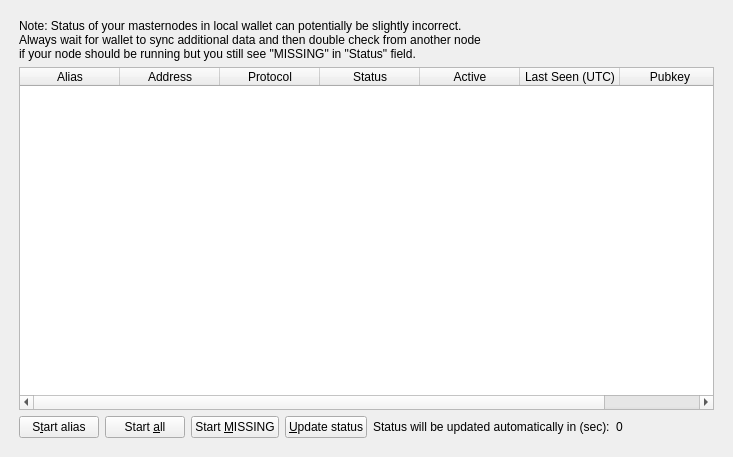
<?xml version="1.0" encoding="UTF-8"?>
<ui version="4.0">
 <class>MasternodeList</class>
 <widget class="QWidget" name="MasternodeList">
  <property name="geometry">
   <rect>
    <x>0</x>
    <y>0</y>
    <width>723</width>
    <height>457</height>
   </rect>
  </property>
  <property name="windowTitle">
   <string>Form</string>
  </property>
  <layout class="QVBoxLayout" name="topLayout">
   <property name="leftMargin">
    <number>10</number>
   </property>
   <property name="topMargin">
    <number>10</number>
   </property>
   <property name="rightMargin">
    <number>10</number>
   </property>
   <property name="bottomMargin">
    <number>10</number>
   </property>
    <item>
     <widget class="QWidget" name="tabMyMasternodes">
      <attribute name="title">
       <string>My Masternodes</string>
      </attribute>
      <layout class="QGridLayout" name="gridLayout_2">
       <item row="0" column="0">
        <layout class="QVBoxLayout" name="verticalLayout_2">
         <property name="bottomMargin">
          <number>0</number>
         </property>
         <item>
          <layout class="QHBoxLayout" name="horizontalLayout_note">
           <property name="bottomMargin">
            <number>0</number>
           </property>
           <item>
            <widget class="QLabel" name="updateNote">
             <property name="text">
              <string>Note: Status of your masternodes in local wallet can potentially be slightly incorrect.&lt;br /&gt;Always wait for wallet to sync additional data and then double check from another node&lt;br /&gt;if your node should be running but you still see &quot;MISSING&quot; in &quot;Status&quot; field.</string>
             </property>
            </widget>
           </item>
          </layout>
         </item>
         <item>
          <widget class="QTableWidget" name="tableWidgetMyMasternodes">
           <property name="minimumSize">
            <size>
             <width>695</width>
             <height>0</height>
            </size>
           </property>
           <property name="palette">
            <palette>
             <active>
              <colorrole role="Text">
               <brush brushstyle="SolidPattern">
                <color alpha="255">
                 <red>51</red>
                 <green>51</green>
                 <blue>51</blue>
                </color>
               </brush>
              </colorrole>
             </active>
             <inactive>
              <colorrole role="Text">
               <brush brushstyle="SolidPattern">
                <color alpha="255">
                 <red>51</red>
                 <green>51</green>
                 <blue>51</blue>
                </color>
               </brush>
              </colorrole>
             </inactive>
             <disabled>
              <colorrole role="Text">
               <brush brushstyle="SolidPattern">
                <color alpha="255">
                 <red>85</red>
                 <green>85</green>
                 <blue>85</blue>
                </color>
               </brush>
              </colorrole>
             </disabled>
            </palette>
           </property>
           <property name="editTriggers">
            <set>QAbstractItemView::NoEditTriggers</set>
           </property>
           <property name="alternatingRowColors">
            <bool>true</bool>
           </property>
           <property name="selectionMode">
            <enum>QAbstractItemView::SingleSelection</enum>
           </property>
           <property name="selectionBehavior">
            <enum>QAbstractItemView::SelectRows</enum>
           </property>
           <property name="sortingEnabled">
            <bool>true</bool>
           </property>
           <attribute name="horizontalHeaderStretchLastSection">
            <bool>true</bool>
           </attribute>
           <attribute name="ResizeMode">
            <enum>QHeaderView::Interactive</enum>
           </attribute>
           <column>
            <property name="text">
             <string>Alias</string>
            </property>
           </column>
           <column>
            <property name="text">
             <string>Address</string>
            </property>
           </column>
           <column>
            <property name="text">
             <string>Protocol</string>
            </property>
           </column>
           <column>
            <property name="text">
             <string>Status</string>
            </property>
           </column>
           <column>
            <property name="text">
             <string>Active</string>
            </property>
           </column>
           <column>
            <property name="text">
             <string>Last Seen (UTC)</string>
            </property>
           </column>
           <column>
            <property name="text">
             <string>Pubkey</string>
            </property>
           </column>
          </widget>
         </item>
         <item>
          <layout class="QHBoxLayout" name="horizontalLayout_5">
           <property name="bottomMargin">
            <number>0</number>
           </property>
           <item>
            <widget class="QPushButton" name="startButton">
             <property name="text">
              <string>S&amp;tart alias</string>
             </property>
            </widget>
           </item>
           //<item>
            //<widget class="QPushButton" name="startAllButton">
            // <property name="text">
             // <string>Start &amp;all</string>
             //</property>
            //</widget>
          // </item>
           <item>
            <widget class="QPushButton" name="startMissingButton">
             <property name="text">
              <string>Start &amp;MISSING</string>
             </property>
            </widget>
           </item>
           <item>
            <widget class="QPushButton" name="UpdateButton">
             <property name="text">
              <string>&amp;Update status</string>
             </property>
            </widget>
           </item>
           <item>
            <widget class="QLabel" name="autoupdate_label">
             <property name="text">
              <string>Status will be updated automatically in (sec):</string>
             </property>
            </widget>
           </item>
           <item>
            <widget class="QLabel" name="secondsLabel">
             <property name="text">
              <string>0</string>
             </property>
            </widget>
           </item>
           <item>
            <spacer name="horizontalSpacer_5">
             <property name="orientation">
              <enum>Qt::Horizontal</enum>
             </property>
             <property name="sizeHint" stdset="0">
              <size>
               <width>40</width>
               <height>20</height>
              </size>
             </property>
            </spacer>
           </item>
          </layout>
         </item>
        </layout>
       </item>
      </layout>
     </widget>
    </item>
  </layout>
 </widget>
 <resources/>
 <connections/>
</ui>
